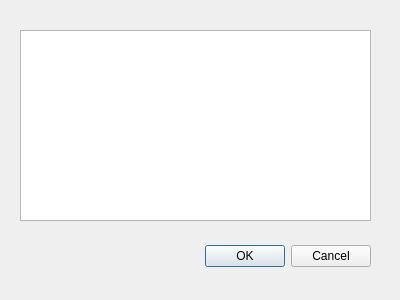
<?xml version="1.0" encoding="UTF-8"?>
<ui version="4.0">
 <class>Dialog</class>
 <widget class="QDialog" name="Dialog">
  <property name="geometry">
   <rect>
    <x>0</x>
    <y>0</y>
    <width>400</width>
    <height>300</height>
   </rect>
  </property>
  <property name="windowTitle">
   <string>Post Processor</string>
  </property>
  <widget class="QDialogButtonBox" name="buttonBox">
   <property name="geometry">
    <rect>
     <x>30</x>
     <y>240</y>
     <width>341</width>
     <height>32</height>
    </rect>
   </property>
   <property name="orientation">
    <enum>Qt::Horizontal</enum>
   </property>
   <property name="standardButtons">
    <set>QDialogButtonBox::Cancel|QDialogButtonBox::Ok</set>
   </property>
  </widget>
  <widget class="QListWidget" name="lwPostProcessor">
   <property name="geometry">
    <rect>
     <x>20</x>
     <y>30</y>
     <width>351</width>
     <height>191</height>
    </rect>
   </property>
   <property name="toolTip">
    <string>&lt;html&gt;&lt;head/&gt;&lt;body&gt;&lt;p&gt;Select one of the post processors.&lt;/p&gt;&lt;p&gt;FreeCAD comes with several post processors pre-installed, please make sure at least one of them is enabled in your preferences.&lt;/p&gt;&lt;/body&gt;&lt;/html&gt;</string>
   </property>
  </widget>
 </widget>
 <resources/>
 <connections>
  <connection>
   <sender>buttonBox</sender>
   <signal>accepted()</signal>
   <receiver>Dialog</receiver>
   <slot>accept()</slot>
   <hints>
    <hint type="sourcelabel">
     <x>248</x>
     <y>254</y>
    </hint>
    <hint type="destinationlabel">
     <x>157</x>
     <y>274</y>
    </hint>
   </hints>
  </connection>
  <connection>
   <sender>buttonBox</sender>
   <signal>rejected()</signal>
   <receiver>Dialog</receiver>
   <slot>reject()</slot>
   <hints>
    <hint type="sourcelabel">
     <x>316</x>
     <y>260</y>
    </hint>
    <hint type="destinationlabel">
     <x>286</x>
     <y>274</y>
    </hint>
   </hints>
  </connection>
 </connections>
</ui>
